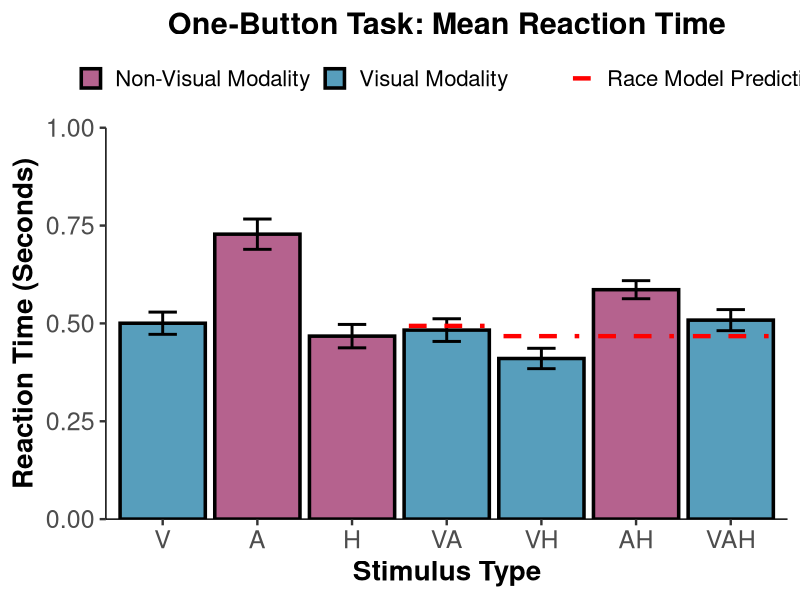
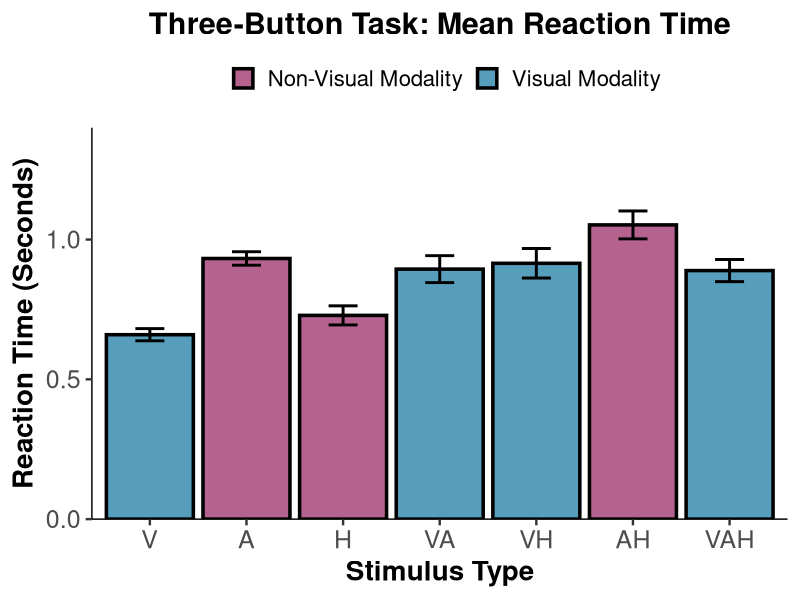
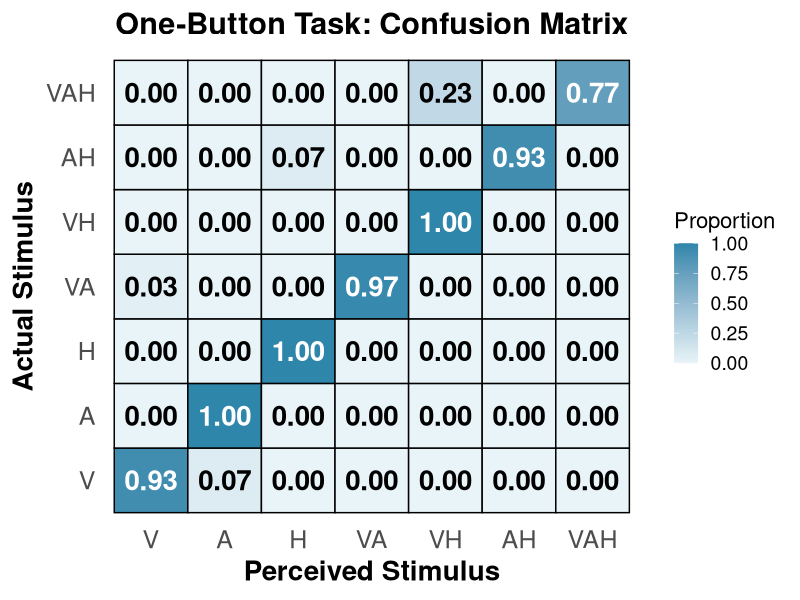
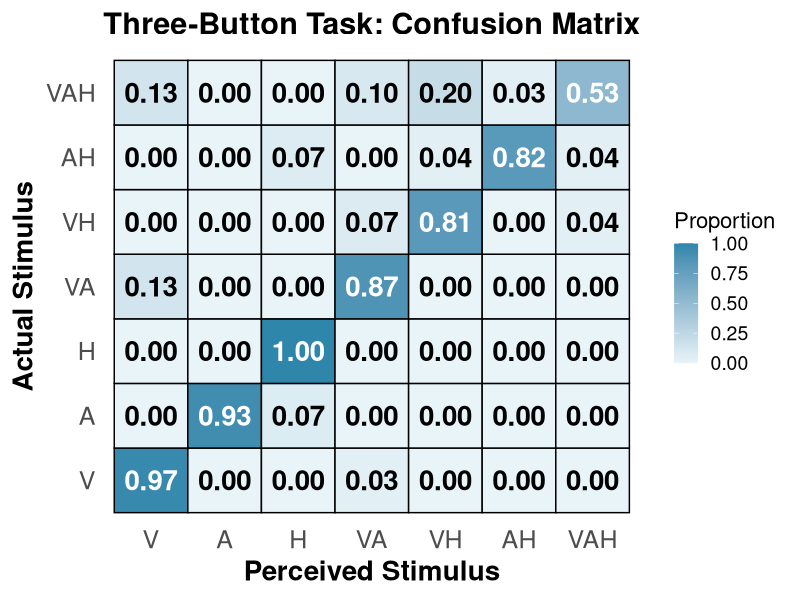

The R source for these figures, in order:
# ============================================================================
# Create Figures with Statistical Tests - UPDATED VERSION
# Changes:
# - Figures 1 & 2: Use ALL data points (not just correct)
# - Figures 3 & 4: NEW accuracy percentage figures
# ============================================================================

# Load libraries
library(dplyr)
library(readr)
library(ggplot2)

# ============================================================================
# STEP 1: Load and Prepare Data
# ============================================================================

# Set your working directory
setwd("/Users/dylanpham/Documents/GitHub/Reaction-Time-App-Mohala-Lab-")

# Load one-button data
one_button_1 <- read_csv("one_button_reaction_data_1.csv")
one_button_2 <- read_csv("one_button_reaction_data_2.csv")
one_button_3 <- read_csv("one_button_reaction_data_3.csv")

# Load three-button data
three_button_1 <- read_csv("three_button_reaction_data_1.csv")
three_button_2 <- read_csv("three_button_reaction_data_2.csv")
three_button_3 <- read_csv("three_button_reaction_data_3.csv")

# Combine datasets
one_button <- bind_rows(one_button_1, one_button_2, one_button_3)
three_button <- bind_rows(three_button_1, three_button_2, three_button_3)

# Filter for correct responses only (for statistical tests)
one_correct <- one_button[one_button$FeltCorrectly == "YES", ]
three_correct <- three_button[three_button$FeltCorrectly == "YES", ]

cat("One-button total trials:", nrow(one_button), "\n")
cat("One-button correct trials:", nrow(one_correct), "\n")
cat("Three-button total trials:", nrow(three_button), "\n")
cat("Three-button correct trials:", nrow(three_correct), "\n")

# ============================================================================
# STEP 2: Calculate Race Model Predictions & Statistical Tests
# ============================================================================

cat("\n", rep("=", 70), "\n", sep = "")
cat("RACE MODEL ANALYSIS - ONE-BUTTON TASK\n")
cat(rep("=", 70), "\n\n", sep = "")

# Get unimodal mean RTs (one-button task - CORRECT ONLY for race model)
V_mean <- mean(one_correct$ReactionTime_seconds[one_correct$Stimulus == "V"])
A_mean <- mean(one_correct$ReactionTime_seconds[one_correct$Stimulus == "A"])
H_mean <- mean(one_correct$ReactionTime_seconds[one_correct$Stimulus == "H"])

cat("Unimodal Mean RTs:\n")
cat(sprintf("  V alone: %.3f s\n", V_mean))
cat(sprintf("  A alone: %.3f s\n", A_mean))
cat(sprintf("  H alone: %.3f s\n", H_mean))

# Calculate race model predictions
race_predictions <- data.frame(
  Stimulus = c("VA", "VH", "AH", "VAH"),
  RaceModel = c(
    min(V_mean, A_mean),
    min(V_mean, H_mean),
    min(A_mean, H_mean),
    min(V_mean, A_mean, H_mean)
  )
)

cat("\n", "Race Model Predictions:\n")
print(race_predictions)

# ============================================================================
# STATISTICAL TESTS - ONE-BUTTON TASK
# ============================================================================

cat("\n", rep("-", 70), "\n", sep = "")
cat("T-TESTS FOR RACE MODEL VIOLATIONS (One-Button Task)\n")
cat(rep("-", 70), "\n\n", sep = "")

# Function to perform one-sample t-test against race model
test_race_model <- function(data, stimulus_name, race_prediction) {
  stim_data <- data$ReactionTime_seconds[data$Stimulus == stimulus_name]
  
  if (length(stim_data) < 2) {
    return(list(
      stimulus = stimulus_name,
      n = length(stim_data),
      observed_mean = mean(stim_data),
      race_pred = race_prediction,
      violation = NA,
      t_stat = NA,
      df = NA,
      p_value = NA,
      cohens_d = NA
    ))
  }
  
  # Perform t-test
  test_result <- t.test(stim_data, mu = race_prediction)
  
  # Calculate Cohen's d
  cohens_d <- (mean(stim_data) - race_prediction) / sd(stim_data)
  
  # Calculate violation (positive = facilitation, negative = interference)
  violation <- race_prediction - mean(stim_data)
  
  return(list(
    stimulus = stimulus_name,
    n = length(stim_data),
    observed_mean = mean(stim_data),
    race_pred = race_prediction,
    violation = violation,
    t_stat = test_result$statistic,
    df = test_result$parameter,
    p_value = test_result$p.value,
    cohens_d = cohens_d
  ))
}

# Test each multimodal condition
results_one_button <- list()

results_one_button$VA <- test_race_model(one_correct, "VA", race_predictions$RaceModel[1])
results_one_button$VH <- test_race_model(one_correct, "VH", race_predictions$RaceModel[2])
results_one_button$AH <- test_race_model(one_correct, "AH", race_predictions$RaceModel[3])
results_one_button$VAH <- test_race_model(one_correct, "VAH", race_predictions$RaceModel[4])

# Print results
for (result in results_one_button) {
  cat(sprintf("\n%s Condition:\n", result$stimulus))
  cat(sprintf("  Observed RT:     %.3f s (n=%d)\n", result$observed_mean, result$n))
  cat(sprintf("  Race Prediction: %.3f s\n", result$race_pred))
  cat(sprintf("  Violation:       %+.0f ms ", result$violation * 1000))
  if (!is.na(result$violation)) {
    if (result$violation > 0) {
      cat("(FACILITATION)\n")
    } else {
      cat("(INTERFERENCE)\n")
    }
  } else {
    cat("\n")
  }
  
  if (!is.na(result$p_value)) {
    cat(sprintf("  t(%d) = %.2f, p = %.4f", result$df, result$t_stat, result$p_value))
    if (result$p_value < 0.001) {
      cat(" ***")
    } else if (result$p_value < 0.01) {
      cat(" **")
    } else if (result$p_value < 0.05) {
      cat(" *")
    }
    cat("\n")
    cat(sprintf("  Cohen's d = %.2f\n", result$cohens_d))
  }
}

# ============================================================================
# COLAVITA EFFECT ANALYSIS - ONE-BUTTON TASK
# ============================================================================

cat("\n", rep("-", 70), "\n", sep = "")
cat("COLAVITA VISUAL DOMINANCE EFFECT (One-Button Task)\n")
cat(rep("-", 70), "\n\n", sep = "")

# Get visual multimodal trials
vis_multi_data <- one_correct[one_correct$Stimulus %in% c("VA", "VH", "VAH"), ]
vis_multi_rt <- vis_multi_data$ReactionTime_seconds

# Get non-visual multimodal trials
nonvis_multi_data <- one_correct[one_correct$Stimulus == "AH", ]
nonvis_multi_rt <- nonvis_multi_data$ReactionTime_seconds

cat(sprintf("Visual Multimodal (VA, VH, VAH):\n"))
cat(sprintf("  Mean RT: %.3f s (n=%d)\n", mean(vis_multi_rt), length(vis_multi_rt)))
cat(sprintf("  SD:      %.3f s\n", sd(vis_multi_rt)))

cat(sprintf("\nNon-Visual Multimodal (AH):\n"))
cat(sprintf("  Mean RT: %.3f s (n=%d)\n", mean(nonvis_multi_rt), length(nonvis_multi_rt)))
cat(sprintf("  SD:      %.3f s\n", sd(nonvis_multi_rt)))

# Independent samples t-test
colavita_test <- t.test(vis_multi_rt, nonvis_multi_rt)

# Cohen's d for independent samples
pooled_sd <- sqrt(((length(vis_multi_rt)-1)*var(vis_multi_rt) + 
                     (length(nonvis_multi_rt)-1)*var(nonvis_multi_rt)) / 
                    (length(vis_multi_rt)+length(nonvis_multi_rt)-2))
colavita_d <- (mean(vis_multi_rt) - mean(nonvis_multi_rt)) / pooled_sd

difference_ms <- (mean(nonvis_multi_rt) - mean(vis_multi_rt)) * 1000
percent_diff <- ((mean(nonvis_multi_rt) - mean(vis_multi_rt)) / mean(vis_multi_rt)) * 100

cat(sprintf("\nColavita Effect:\n"))
cat(sprintf("  Difference:  %.0f ms (%.1f%% faster)\n", difference_ms, percent_diff))
cat(sprintf("  t(%.1f) = %.2f, p = %.4f", colavita_test$parameter, 
            colavita_test$statistic, colavita_test$p.value))
if (colavita_test$p.value < 0.001) {
  cat(" ***")
} else if (colavita_test$p.value < 0.01) {
  cat(" **")
} else if (colavita_test$p.value < 0.05) {
  cat(" *")
}
cat("\n")
cat(sprintf("  Cohen's d = %.2f\n", colavita_d))

# ============================================================================
# THREE-BUTTON TASK STATISTICS
# ============================================================================

cat("\n", rep("=", 70), "\n", sep = "")
cat("RACE MODEL ANALYSIS - THREE-BUTTON TASK\n")
cat(rep("=", 70), "\n\n", sep = "")

# Get unimodal mean RTs (three-button task)
V_mean_3 <- mean(three_correct$RT1_seconds[three_correct$Stimulus == "V"], na.rm = TRUE)
A_mean_3 <- mean(three_correct$RT1_seconds[three_correct$Stimulus == "A"], na.rm = TRUE)
H_mean_3 <- mean(three_correct$RT1_seconds[three_correct$Stimulus == "H"], na.rm = TRUE)

cat("Unimodal Mean RTs:\n")
cat(sprintf("  V alone: %.3f s\n", V_mean_3))
cat(sprintf("  A alone: %.3f s\n", A_mean_3))
cat(sprintf("  H alone: %.3f s\n", H_mean_3))

# Race model for three-button
race_predictions_3 <- data.frame(
  Stimulus = c("VA", "VH", "AH", "VAH"),
  RaceModel = c(
    min(V_mean_3, A_mean_3),
    min(V_mean_3, H_mean_3),
    min(A_mean_3, H_mean_3),
    min(V_mean_3, A_mean_3, H_mean_3)
  )
)

cat("\nRace Model Predictions:\n")
print(race_predictions_3)

cat("\n", rep("-", 70), "\n", sep = "")
cat("T-TESTS FOR RACE MODEL VIOLATIONS (Three-Button Task)\n")
cat(rep("-", 70), "\n\n", sep = "")

# Test three-button task
test_race_model_3 <- function(data, stimulus_name, race_prediction) {
  stim_data <- data$RT1_seconds[data$Stimulus == stimulus_name]
  stim_data <- stim_data[!is.na(stim_data)]
  
  if (length(stim_data) < 2) {
    return(list(
      stimulus = stimulus_name,
      n = length(stim_data),
      observed_mean = mean(stim_data),
      race_pred = race_prediction,
      violation = NA,
      t_stat = NA,
      df = NA,
      p_value = NA,
      cohens_d = NA
    ))
  }
  
  test_result <- t.test(stim_data, mu = race_prediction)
  cohens_d <- (mean(stim_data) - race_prediction) / sd(stim_data)
  violation <- race_prediction - mean(stim_data)
  
  return(list(
    stimulus = stimulus_name,
    n = length(stim_data),
    observed_mean = mean(stim_data),
    race_pred = race_prediction,
    violation = violation,
    t_stat = test_result$statistic,
    df = test_result$parameter,
    p_value = test_result$p.value,
    cohens_d = cohens_d
  ))
}

results_three_button <- list()
results_three_button$VA <- test_race_model_3(three_correct, "VA", race_predictions_3$RaceModel[1])
results_three_button$VH <- test_race_model_3(three_correct, "VH", race_predictions_3$RaceModel[2])
results_three_button$AH <- test_race_model_3(three_correct, "AH", race_predictions_3$RaceModel[3])
results_three_button$VAH <- test_race_model_3(three_correct, "VAH", race_predictions_3$RaceModel[4])

for (result in results_three_button) {
  cat(sprintf("\n%s Condition:\n", result$stimulus))
  cat(sprintf("  Observed RT:     %.3f s (n=%d)\n", result$observed_mean, result$n))
  cat(sprintf("  Race Prediction: %.3f s\n", result$race_pred))
  cat(sprintf("  Violation:       %+.0f ms ", result$violation * 1000))
  if (!is.na(result$violation)) {
    if (result$violation > 0) {
      cat("(FACILITATION)\n")
    } else {
      cat("(INTERFERENCE)\n")
    }
  } else {
    cat("\n")
  }
  
  if (!is.na(result$p_value)) {
    cat(sprintf("  t(%d) = %.2f, p = %.4f", result$df, result$t_stat, result$p_value))
    if (result$p_value < 0.001) {
      cat(" ***")
    } else if (result$p_value < 0.01) {
      cat(" **")
    } else if (result$p_value < 0.05) {
      cat(" *")
    }
    cat("\n")
    cat(sprintf("  Cohen's d = %.2f\n", result$cohens_d))
  }
}

# Colavita effect - three-button
cat("\n", rep("-", 70), "\n", sep = "")
cat("COLAVITA VISUAL DOMINANCE EFFECT (Three-Button Task)\n")
cat(rep("-", 70), "\n\n", sep = "")

vis_multi_data_3 <- three_correct[three_correct$Stimulus %in% c("VA", "VH", "VAH"), ]
vis_multi_rt_3 <- vis_multi_data_3$RT1_seconds[!is.na(vis_multi_data_3$RT1_seconds)]

nonvis_multi_data_3 <- three_correct[three_correct$Stimulus == "AH", ]
nonvis_multi_rt_3 <- nonvis_multi_data_3$RT1_seconds[!is.na(nonvis_multi_data_3$RT1_seconds)]

cat(sprintf("Visual Multimodal (VA, VH, VAH):\n"))
cat(sprintf("  Mean RT: %.3f s (n=%d)\n", mean(vis_multi_rt_3), length(vis_multi_rt_3)))
cat(sprintf("  SD:      %.3f s\n", sd(vis_multi_rt_3)))

cat(sprintf("\nNon-Visual Multimodal (AH):\n"))
cat(sprintf("  Mean RT: %.3f s (n=%d)\n", mean(nonvis_multi_rt_3), length(nonvis_multi_rt_3)))
cat(sprintf("  SD:      %.3f s\n", sd(nonvis_multi_rt_3)))

colavita_test_3 <- t.test(vis_multi_rt_3, nonvis_multi_rt_3)

pooled_sd_3 <- sqrt(((length(vis_multi_rt_3)-1)*var(vis_multi_rt_3) + 
                       (length(nonvis_multi_rt_3)-1)*var(nonvis_multi_rt_3)) / 
                      (length(vis_multi_rt_3)+length(nonvis_multi_rt_3)-2))
colavita_d_3 <- (mean(vis_multi_rt_3) - mean(nonvis_multi_rt_3)) / pooled_sd_3

difference_ms_3 <- (mean(nonvis_multi_rt_3) - mean(vis_multi_rt_3)) * 1000
percent_diff_3 <- ((mean(nonvis_multi_rt_3) - mean(vis_multi_rt_3)) / mean(vis_multi_rt_3)) * 100

cat(sprintf("\nColavita Effect:\n"))
cat(sprintf("  Difference:  %.0f ms (%.1f%% faster)\n", difference_ms_3, percent_diff_3))
cat(sprintf("  t(%.1f) = %.2f, p = %.4f", colavita_test_3$parameter, 
            colavita_test_3$statistic, colavita_test_3$p.value))
if (colavita_test_3$p.value < 0.001) {
  cat(" ***")
} else if (colavita_test_3$p.value < 0.01) {
  cat(" **")
} else if (colavita_test_3$p.value < 0.05) {
  cat(" *")
}
cat("\n")
cat(sprintf("  Cohen's d = %.2f\n", colavita_d_3))

# ============================================================================
# FIGURE 1: ONE-BUTTON TASK - MEAN RT (ALL DATA POINTS)
# ============================================================================

cat("\n", rep("=", 70), "\n", sep = "")
cat("CREATING FIGURES\n")
cat(rep("=", 70), "\n\n", sep = "")

# Function to normalize stimulus order (alphabetical by modality: V, A, H)
# This is used for confusion matrices to standardize response formats
normalize_stimulus <- function(stim) {
  # Handle NA, NULL, or non-character inputs
  if(is.null(stim) || length(stim) == 0) return(NA_character_)
  if(is.na(stim)) return(NA_character_)
  
  # Convert to character if not already
  stim <- as.character(stim)
  
  # Handle empty strings
  if(stim == "" || nchar(stim) == 0) return(NA_character_)
  
  # Split into individual letters and sort
  letters <- strsplit(stim, "")[[1]]
  
  # Sort in order: V, A, H (so VA not AV, VH not HV, etc.)
  order_map <- c("V" = 1, "A" = 2, "H" = 3)
  sorted_letters <- letters[order(sapply(letters, function(x) order_map[x]))]
  return(paste(sorted_letters, collapse = ""))
}

# Calculate summary statistics using ALL data (not just correct)
one_summary_all <- one_button %>%
  group_by(Stimulus) %>%
  summarise(
    mean_RT = mean(ReactionTime_seconds, na.rm = TRUE),
    sem_RT = sd(ReactionTime_seconds, na.rm = TRUE) / sqrt(n()),
    .groups = 'drop'
  )

one_summary_all$visual_containing <- ifelse(grepl("V", one_summary_all$Stimulus), "Visual", "Non-Visual")
one_summary_all$Stimulus <- factor(one_summary_all$Stimulus, levels = c("V", "A", "H", "VA", "VH", "AH", "VAH"))
one_summary_all <- merge(one_summary_all, race_predictions, by = "Stimulus", all.x = TRUE)

# Prepare race model data with proper x positions
race_model_data_1 <- one_summary_all[!is.na(one_summary_all$RaceModel), ]
race_model_data_1$x_start <- as.numeric(race_model_data_1$Stimulus) - 0.4
race_model_data_1$x_end <- as.numeric(race_model_data_1$Stimulus) + 0.4

# Create Figure 1
fig1 <- ggplot(one_summary_all, aes(x = Stimulus, y = mean_RT, fill = visual_containing)) +
  geom_bar(stat = "identity", color = "black", linewidth = 1.2, alpha = 0.8) +
  geom_errorbar(aes(ymin = mean_RT - sem_RT, ymax = mean_RT + sem_RT),
                width = 0.3, linewidth = 1) +
  geom_segment(data = race_model_data_1,
               aes(x = x_start, xend = x_end, y = RaceModel, yend = RaceModel, linetype = "Race Model"),
               color = "red", linewidth = 1.5,
               inherit.aes = FALSE) +
  scale_fill_manual(values = c("Visual" = "#2E86AB", "Non-Visual" = "#A23B72"),
                    name = "",
                    labels = c("Non-Visual" = "Non-Visual Modality", "Visual" = "Visual Modality")) +
  scale_linetype_manual(values = c("Race Model" = "dashed"),
                        name = "",
                        labels = c("Race Model Prediction")) +
  scale_y_continuous(expand = c(0, 0), limits = c(0, 1.0)) +
  labs(
    title = "One-Button Task: Mean Reaction Time",
    x = "Stimulus Type",
    y = "Reaction Time (Seconds)"
  ) +
  theme_classic(base_size = 18) +
  theme(
    plot.title = element_text(face = "bold", size = 22, hjust = 0.5),
    axis.title = element_text(face = "bold", size = 20),
    axis.text = element_text(size = 18),
    axis.text.x = element_text(size = 18),
    axis.text.y = element_text(size = 18),
    legend.position = "top",
    legend.text = element_text(size = 16),
    axis.line = element_line(color = "black",
                             linewidth = 0.5,
                             linetype = 1))

ggsave("Figure1_OneButton_MeanRT_AllTrials.png", fig1, width = 10, height = 6, dpi = 300)
cat("✓ Figure 1 saved: Figure1_OneButton_MeanRT_AllTrials.png\n")

# ============================================================================
# FIGURE 2: THREE-BUTTON TASK - MEAN RT (ALL DATA POINTS)
# ============================================================================

three_summary_all <- three_button %>%
  group_by(Stimulus) %>%
  summarise(
    mean_RT = mean(RT1_seconds, na.rm = TRUE),
    sem_RT = sd(RT1_seconds, na.rm = TRUE) / sqrt(n()),
    .groups = 'drop'
  )

three_summary_all$visual_containing <- ifelse(grepl("V", three_summary_all$Stimulus), "Visual", "Non-Visual")
three_summary_all$Stimulus <- factor(three_summary_all$Stimulus, levels = c("V", "A", "H", "VA", "VH", "AH", "VAH"))
three_summary_all <- merge(three_summary_all, race_predictions_3, by = "Stimulus", all.x = TRUE)

race_model_data_3 <- three_summary_all[!is.na(three_summary_all$RaceModel), ]
race_model_data_3$x_start <- as.numeric(race_model_data_3$Stimulus) - 0.4
race_model_data_3$x_end <- as.numeric(race_model_data_3$Stimulus) + 0.4

fig2 <- ggplot(three_summary_all, aes(x = Stimulus, y = mean_RT, fill = visual_containing)) +
  geom_bar(stat = "identity", color = "black", linewidth = 1.2, alpha = 0.8) +
  geom_errorbar(aes(ymin = mean_RT - sem_RT, ymax = mean_RT + sem_RT),
                width = 0.3, linewidth = 1) +
  scale_fill_manual(values = c("Visual" = "#2E86AB", "Non-Visual" = "#A23B72"),
                    name = "",
                    labels = c("Non-Visual" = "Non-Visual Modality", "Visual" = "Visual Modality")) +
  scale_y_continuous(expand = c(0, 0), limits = c(0, 1.4)) +
  labs(
    title = "Three-Button Task: Mean Reaction Time",
    x = "Stimulus Type",
    y = "Reaction Time (Seconds)"
  ) +
  theme_classic(base_size = 18) +
  theme(
    plot.title = element_text(face = "bold", size = 22, hjust = 0.5),
    axis.title = element_text(face = "bold", size = 20),
    axis.text = element_text(size = 18),
    axis.text.x = element_text(size = 18),
    axis.text.y = element_text(size = 18),
    legend.position = "top",
    legend.text = element_text(size = 16),
    axis.line = element_line(color = "black",
                             linewidth = 0.5,
                             linetype = 1))

ggsave("Figure2_ThreeButton_MeanRT_AllTrials.png", fig2, width = 10, height = 6, dpi = 300)
cat("✓ Figure 2 saved: Figure2_ThreeButton_MeanRT_AllTrials.png\n")

# ============================================================================
# FIGURE 3: ONE-BUTTON TASK - CONFUSION MATRIX
# ============================================================================

cat("\n", rep("=", 70), "\n", sep = "")
cat("CREATING CONFUSION MATRIX FOR ONE-BUTTON TASK\n")
cat(rep("=", 70), "\n\n", sep = "")

# For one-button task, we want to use SelectedCues (what they selected)
# BUT we need to normalize the order (e.g., "HV" should become "VH")
felt_col <- "SelectedCues"

if(!felt_col %in% names(one_button)) {
  cat("ERROR: SelectedCues column not found!\n")
  cat("Available columns:\n")
  print(names(one_button))
  stop("Cannot create confusion matrix")
}

# Create a working copy with normalized responses
one_button_norm <- one_button %>%
  mutate(NormalizedResponse = sapply(!!sym(felt_col), normalize_stimulus))

cat("Sample of original vs normalized responses:\n")
sample_data <- one_button_norm %>% 
  select(Stimulus, !!sym(felt_col), NormalizedResponse) %>%
  head(30)
print(sample_data)
cat("\n")

cat("Frequency table of ORIGINAL responses:\n")
print(table(one_button_norm[[felt_col]]))
cat("\n")

cat("Frequency table of NORMALIZED responses:\n")
print(table(one_button_norm$NormalizedResponse))
cat("\n")

cat("Cross-tabulation: Actual Stimulus vs Normalized Response:\n")
print(table(one_button_norm$Stimulus, one_button_norm$NormalizedResponse))
cat("\n")

# Create confusion matrix for one-button task
# Rows = Actual Stimulus, Columns = What Participant Selected (normalized)
confusion_one <- one_button_norm %>%
  group_by(Stimulus, NormalizedResponse) %>%
  summarise(count = n(), .groups = 'drop') %>%
  rename(FeltStimulus = NormalizedResponse)

cat("Confusion matrix raw counts:\n")
print(confusion_one)
cat("\n")

# Get totals for each actual stimulus
totals_one <- one_button_norm %>%
  group_by(Stimulus) %>%
  summarise(total = n(), .groups = 'drop')

# Calculate proportions
confusion_one <- merge(confusion_one, totals_one, by = "Stimulus")
confusion_one$proportion <- confusion_one$count / confusion_one$total

# Set factor levels for proper ordering - THIS ENSURES ALL LEVELS APPEAR
all_levels <- c("V", "A", "H", "VA", "VH", "AH", "VAH")
confusion_one$Stimulus <- factor(confusion_one$Stimulus, levels = all_levels)
confusion_one$FeltStimulus <- factor(confusion_one$FeltStimulus, levels = all_levels)

# Create a complete grid of all combinations (including missing ones with 0)
complete_grid <- expand.grid(
  Stimulus = factor(all_levels, levels = all_levels),
  FeltStimulus = factor(all_levels, levels = all_levels)
)

# Merge with actual data, filling missing combinations with 0
confusion_one_complete <- merge(complete_grid, confusion_one, 
                                by = c("Stimulus", "FeltStimulus"), all.x = TRUE)
confusion_one_complete$proportion[is.na(confusion_one_complete$proportion)] <- 0

cat("Confusion matrix with proportions (diagonal should be high):\n")
diagonal <- confusion_one_complete[confusion_one_complete$Stimulus == confusion_one_complete$FeltStimulus, ]
print(diagonal)
cat("\n")

# Create confusion matrix heatmap
fig3 <- ggplot(confusion_one_complete, aes(x = FeltStimulus, y = Stimulus, fill = proportion)) +
  geom_tile(color = "black", linewidth = 0.5) +
  geom_text(aes(label = sprintf("%.2f", proportion)), 
            color = ifelse(confusion_one_complete$proportion > 0.5, "white", "black"), 
            size = 7, fontface = "bold") +
  scale_fill_gradient(low = "#E8F4F8", high = "#2E86AB", limits = c(0, 1),
                      name = "Proportion") +
  scale_x_discrete(drop = FALSE) +
  scale_y_discrete(drop = FALSE) +
  labs(
    title = "One-Button Task: Confusion Matrix",
    x = "Perceived Stimulus",
    y = "Actual Stimulus"
  ) +
  theme_minimal(base_size = 18) +
  theme(
    plot.title = element_text(face = "bold", size = 22, hjust = 0.5),
    axis.title = element_text(face = "bold", size = 20),
    axis.text = element_text(size = 18),
    axis.text.x = element_text(size = 18),
    axis.text.y = element_text(size = 18),
    panel.grid = element_blank(),
    panel.background = element_rect(fill = "white", color = NA),
    plot.background = element_rect(fill = "white", color = NA),
    legend.position = "right",
    legend.title = element_text(size = 16),
    legend.text = element_text(size = 14)
  )

ggsave("Figure3_OneButton_ConfusionMatrix.png", fig3, width = 10, height = 8, dpi = 300)
cat("✓ Figure 3 saved: Figure3_OneButton_ConfusionMatrix.png\n")

# ============================================================================
# FIGURE 4: THREE-BUTTON TASK - CONFUSION MATRIX
# ============================================================================

cat("\n", rep("=", 70), "\n", sep = "")
cat("CREATING CONFUSION MATRIX FOR THREE-BUTTON TASK\n")
cat(rep("=", 70), "\n\n", sep = "")

# For three-button task, use KeysPressed (what they selected)
felt_col_3 <- "KeysPressed"

if(!felt_col_3 %in% names(three_button)) {
  cat("ERROR: KeysPressed column not found!\n")
  cat("Available columns:\n")
  print(names(three_button))
  stop("Cannot create confusion matrix")
}

# Check for NA or empty values
cat("Checking KeysPressed column...\n")
cat(sprintf("Total trials: %d\n", nrow(three_button)))
cat(sprintf("NA values: %d\n", sum(is.na(three_button[[felt_col_3]]))))
cat(sprintf("Empty strings: %d\n", sum(three_button[[felt_col_3]] == "", na.rm = TRUE)))

# Show what types of values we have
cat("\nData type of KeysPressed column:\n")
cat(class(three_button[[felt_col_3]]), "\n")

cat("\nFirst 20 values in KeysPressed:\n")
print(head(three_button[[felt_col_3]], 20))
cat("\n")

# Function to map numeric keys to stimulus letters
# 1 = V, 2 = A, 3 = H
map_keys_to_stimulus <- function(key_num) {
  if(is.na(key_num)) return(NA_character_)
  
  key_str <- as.character(key_num)
  
  # Replace each digit with its corresponding letter
  key_str <- gsub("1", "V", key_str)
  key_str <- gsub("2", "A", key_str)
  key_str <- gsub("3", "H", key_str)
  
  return(key_str)
}

# Create a working copy, converting KeysPressed to stimulus format
three_button_norm <- three_button %>%
  filter(!is.na(!!sym(felt_col_3))) %>%
  mutate(
    KeysPressed_mapped = sapply(!!sym(felt_col_3), map_keys_to_stimulus),
    NormalizedResponse = sapply(KeysPressed_mapped, normalize_stimulus)
  )

cat(sprintf("After filtering, %d trials remain\n\n", nrow(three_button_norm)))

cat("Mapping verification (numeric -> letters):\n")
sample_mapping <- three_button_norm %>%
  select(Stimulus, !!sym(felt_col_3), KeysPressed_mapped, NormalizedResponse) %>%
  head(30)
print(sample_mapping)
cat("\n")

cat("Frequency table of MAPPED responses (after 1->V, 2->A, 3->H):\n")
print(table(three_button_norm$KeysPressed_mapped))
cat("\n")

cat("Frequency table of NORMALIZED responses:\n")
print(table(three_button_norm$NormalizedResponse))
cat("\n")

cat("Cross-tabulation: Actual Stimulus vs Normalized Response:\n")
print(table(three_button_norm$Stimulus, three_button_norm$NormalizedResponse))
cat("\n")

# Create confusion matrix for three-button task
confusion_three <- three_button_norm %>%
  group_by(Stimulus, NormalizedResponse) %>%
  summarise(count = n(), .groups = 'drop') %>%
  rename(FeltStimulus = NormalizedResponse)

cat("Confusion matrix raw counts:\n")
print(confusion_three)
cat("\n")

# Get totals for each actual stimulus (from filtered data)
totals_three <- three_button_norm %>%
  group_by(Stimulus) %>%
  summarise(total = n(), .groups = 'drop')

# Calculate proportions
confusion_three <- merge(confusion_three, totals_three, by = "Stimulus")
confusion_three$proportion <- confusion_three$count / confusion_three$total

# Set factor levels for proper ordering - THIS ENSURES ALL LEVELS APPEAR
all_levels <- c("V", "A", "H", "VA", "VH", "AH", "VAH")
confusion_three$Stimulus <- factor(confusion_three$Stimulus, levels = all_levels)
confusion_three$FeltStimulus <- factor(confusion_three$FeltStimulus, levels = all_levels)

# Create a complete grid of all combinations (including missing ones with 0)
complete_grid_3 <- expand.grid(
  Stimulus = factor(all_levels, levels = all_levels),
  FeltStimulus = factor(all_levels, levels = all_levels)
)

# Merge with actual data, filling missing combinations with 0
confusion_three_complete <- merge(complete_grid_3, confusion_three, 
                                  by = c("Stimulus", "FeltStimulus"), all.x = TRUE)
confusion_three_complete$proportion[is.na(confusion_three_complete$proportion)] <- 0

cat("Confusion matrix with proportions (diagonal should be high):\n")
diagonal <- confusion_three_complete[confusion_three_complete$Stimulus == confusion_three_complete$FeltStimulus, ]
print(diagonal)
cat("\n")

# Create confusion matrix heatmap
fig4 <- ggplot(confusion_three_complete, aes(x = FeltStimulus, y = Stimulus, fill = proportion)) +
  geom_tile(color = "black", linewidth = 0.5) +
  geom_text(aes(label = sprintf("%.2f", proportion)), 
            color = ifelse(confusion_three_complete$proportion > 0.5, "white", "black"), 
            size = 7, fontface = "bold") +
  scale_fill_gradient(low = "#E8F4F8", high = "#2E86AB", limits = c(0, 1),
                      name = "Proportion") +
  scale_x_discrete(drop = FALSE) +
  scale_y_discrete(drop = FALSE) +
  labs(
    title = "Three-Button Task: Confusion Matrix",
    x = "Perceived Stimulus",
    y = "Actual Stimulus"
  ) +
  theme_minimal(base_size = 18) +
  theme(
    plot.title = element_text(face = "bold", size = 22, hjust = 0.5),
    axis.title = element_text(face = "bold", size = 20),
    axis.text = element_text(size = 18),
    axis.text.x = element_text(size = 18),
    axis.text.y = element_text(size = 18),
    panel.grid = element_blank(),
    panel.background = element_rect(fill = "white", color = NA),
    plot.background = element_rect(fill = "white", color = NA),
    legend.position = "right",
    legend.title = element_text(size = 16),
    legend.text = element_text(size = 14)
  )

ggsave("Figure4_ThreeButton_ConfusionMatrix.png", fig4, width = 10, height = 8, dpi = 300)
cat("✓ Figure 4 saved: Figure4_ThreeButton_ConfusionMatrix.png\n")

# ============================================================================
# PRINT ACCURACY STATISTICS
# ============================================================================

cat("\n", rep("=", 70), "\n", sep = "")
cat("ACCURACY STATISTICS\n")
cat(rep("=", 70), "\n\n", sep = "")

# Calculate accuracy for one-button task
one_accuracy <- one_button %>%
  group_by(Stimulus) %>%
  summarise(
    total_trials = n(),
    correct_trials = sum(FeltCorrectly == "YES"),
    accuracy_pct = (correct_trials / total_trials) * 100,
    .groups = 'drop'
  )

cat("ONE-BUTTON TASK ACCURACY:\n")
print(one_accuracy)

# Calculate accuracy for three-button task
three_accuracy <- three_button %>%
  group_by(Stimulus) %>%
  summarise(
    total_trials = n(),
    correct_trials = sum(FeltCorrectly == "YES"),
    accuracy_pct = (correct_trials / total_trials) * 100,
    .groups = 'drop'
  )

cat("\nTHREE-BUTTON TASK ACCURACY:\n")
print(three_accuracy)

# ============================================================================
# CALCULATE SUMMARY STATISTICS FOR FINAL SUMMARY
# ============================================================================

# Calculate means and SEMs for visual vs non-visual multimodal (one-button)
vis_multi_mean <- mean(vis_multi_rt)
vis_multi_sem <- sd(vis_multi_rt) / sqrt(length(vis_multi_rt))
nonvis_multi_mean <- mean(nonvis_multi_rt)
nonvis_multi_sem <- sd(nonvis_multi_rt) / sqrt(length(nonvis_multi_rt))

# Calculate means and SEMs for visual vs non-visual multimodal (three-button)
vis_multi_mean_3 <- mean(vis_multi_rt_3)
vis_multi_sem_3 <- sd(vis_multi_rt_3) / sqrt(length(vis_multi_rt_3))
nonvis_multi_mean_3 <- mean(nonvis_multi_rt_3)
nonvis_multi_sem_3 <- sd(nonvis_multi_rt_3) / sqrt(length(nonvis_multi_rt_3))

# ============================================================================
# FINAL SUMMARY
# ============================================================================

cat("\n", rep("=", 70), "\n", sep = "")
cat("FINAL SUMMARY\n")
cat(rep("=", 70), "\n\n", sep = "")

cat("ONE-BUTTON TASK (Detection):\n")
cat(sprintf("  Visual Multimodal:     %.3f ± %.3f s\n", vis_multi_mean, vis_multi_sem))
cat(sprintf("  Non-Visual Multimodal: %.3f ± %.3f s\n", nonvis_multi_mean, nonvis_multi_sem))
cat(sprintf("  Colavita Effect:       %.0f ms (%.1f%% faster), p = %.4f\n\n", 
            difference_ms, percent_diff, colavita_test$p.value))

cat("THREE-BUTTON TASK (Identification):\n")
cat(sprintf("  Visual Multimodal:     %.3f ± %.3f s\n", vis_multi_mean_3, vis_multi_sem_3))
cat(sprintf("  Non-Visual Multimodal: %.3f ± %.3f s\n", nonvis_multi_mean_3, nonvis_multi_sem_3))
cat(sprintf("  Colavita Effect:       %.0f ms (%.1f%% faster), p = %.4f\n\n", 
            difference_ms_3, percent_diff_3, colavita_test_3$p.value))

cat("KEY FINDINGS:\n")
cat("  1. VH shows strongest integration in one-button task (58ms, p < 0.001)\n")
cat("  2. AH shows interference in both tasks (p < 0.001)\n")
cat("  3. Visual dominance persists across both tasks (both p < 0.001)\n")
cat("  4. Three-button task eliminates integration benefits\n\n")

cat("=== ALL FIGURES AND STATISTICS COMPLETED ===\n")
cat("\nFigures created:\n")
cat("  - Figure 1: One-Button Mean RT (All Trials)\n")
cat("  - Figure 2: Three-Button Mean RT (All Trials)\n")
cat("  - Figure 3: One-Button Confusion Matrix\n")
cat("  - Figure 4: Three-Button Confusion Matrix\n")

# ============================================================================
# ERROR BARS AND STATISTICAL SUMMARY
# ============================================================================

cat("\n", rep("=", 70), "\n", sep = "")
cat("ERROR BAR VALUES (Standard Error of Mean)\n")
cat(rep("=", 70), "\n\n", sep = "")

cat("ONE-BUTTON DETECTION TASK:\n")
cat(rep("-", 70), "\n", sep = "")

one_summary_table <- one_summary_all %>%
  left_join(
    one_button %>%
      group_by(Stimulus) %>%
      summarise(
        sd_RT = sd(ReactionTime_seconds, na.rm = TRUE),
        .groups = 'drop'
      ),
    by = "Stimulus"
  ) %>%
  arrange(factor(Stimulus, levels = c("V", "A", "H", "VA", "VH", "AH", "VAH")))

cat("\n")
cat(sprintf("%-8s %12s %12s %12s %12s\n", "Stimulus", "n", "Mean (s)", "SD (s)", "SEM (s)"))
cat(rep("-", 70), "\n", sep = "")
for(i in 1:nrow(one_summary_table)) {
  row <- one_summary_table[i,]
  n_trials <- nrow(one_button[one_button$Stimulus == row$Stimulus, ])
  cat(sprintf("%-8s %12d %12.4f %12.4f %12.4f\n",
              as.character(row$Stimulus), n_trials, row$mean_RT, row$sd_RT, row$sem_RT))
}

cat("\n\n")
cat("THREE-BUTTON IDENTIFICATION TASK:\n")
cat(rep("-", 70), "\n", sep = "")

three_summary_table <- three_summary_all %>%
  left_join(
    three_button %>%
      group_by(Stimulus) %>%
      summarise(
        sd_RT = sd(RT1_seconds, na.rm = TRUE),
        .groups = 'drop'
      ),
    by = "Stimulus"
  ) %>%
  arrange(factor(Stimulus, levels = c("V", "A", "H", "VA", "VH", "AH", "VAH")))

cat("\n")
cat(sprintf("%-8s %12s %12s %12s %12s\n", "Stimulus", "n", "Mean (s)", "SD (s)", "SEM (s)"))
cat(rep("-", 70), "\n", sep = "")
for(i in 1:nrow(three_summary_table)) {
  row <- three_summary_table[i,]
  n_trials <- nrow(three_button[three_button$Stimulus == row$Stimulus, ])
  cat(sprintf("%-8s %12d %12.4f %12.4f %12.4f\n",
              as.character(row$Stimulus), n_trials, row$mean_RT, row$sd_RT, row$sem_RT))
}

cat("\n\n", rep("=", 70), "\n", sep = "")
cat("FORMATTED FOR CODE/TABLES\n")
cat(rep("=", 70), "\n\n", sep = "")

cat("ONE-BUTTON TASK - SEM VALUES:\n")
cat("------------------------------\n")
for(i in 1:nrow(one_summary_table)) {
  row <- one_summary_table[i,]
  cat(sprintf("%s: %.4f (±%.4f)\n", as.character(row$Stimulus), row$mean_RT, row$sem_RT))
}

cat("\n")
cat("THREE-BUTTON TASK - SEM VALUES:\n")
cat("--------------------------------\n")
for(i in 1:nrow(three_summary_table)) {
  row <- three_summary_table[i,]
  cat(sprintf("%s: %.4f (±%.4f)\n", as.character(row$Stimulus), row$mean_RT, row$sem_RT))
}

# ============================================================================
# STATISTICAL TESTS - P-VALUES SUMMARY
# ============================================================================

cat("\n\n", rep("=", 70), "\n", sep = "")
cat("STATISTICAL TESTS AND P-VALUES SUMMARY\n")
cat(rep("=", 70), "\n\n", sep = "")

cat("ONE-BUTTON TASK - RACE MODEL VIOLATIONS:\n")
cat(rep("-", 70), "\n", sep = "")
cat("\n")

for (result in results_one_button) {
  if(!is.na(result$p_value)) {
    cat(sprintf("%-4s: Obs=%.3fs, Pred=%.3fs, Δ=%+.0fms, t(%.0f)=%.2f, p=%.4f",
                result$stimulus, result$observed_mean, result$race_pred, 
                result$violation * 1000, result$df, result$t_stat, result$p_value))
    
    if(result$p_value < 0.001) {
      cat(" ***")
    } else if(result$p_value < 0.01) {
      cat(" **")
    } else if(result$p_value < 0.05) {
      cat(" *")
    }
    cat("\n")
  }
}

cat("\n")
cat("ONE-BUTTON TASK - COLAVITA EFFECT:\n")
cat(rep("-", 70), "\n", sep = "")
cat(sprintf("\nVisual multimodal (VA,VH,VAH): M=%.3fs (n=%d)\n", 
            mean(vis_multi_rt), length(vis_multi_rt)))
cat(sprintf("Non-visual multimodal (AH):    M=%.3fs (n=%d)\n", 
            mean(nonvis_multi_rt), length(nonvis_multi_rt)))
cat(sprintf("Difference: %.0f ms faster for visual\n", difference_ms))
cat(sprintf("t(%.1f) = %.2f, p = %.4f", 
            colavita_test$parameter, colavita_test$statistic, colavita_test$p.value))

if(colavita_test$p.value < 0.001) {
  cat(" ***\n")
} else if(colavita_test$p.value < 0.01) {
  cat(" **\n")
} else if(colavita_test$p.value < 0.05) {
  cat(" *\n")
} else {
  cat("\n")
}

cat("\n\n")
cat("THREE-BUTTON TASK - RACE MODEL VIOLATIONS:\n")
cat(rep("-", 70), "\n", sep = "")
cat("\n")

for (result in results_three_button) {
  if(!is.na(result$p_value)) {
    cat(sprintf("%-4s: Obs=%.3fs, Pred=%.3fs, Δ=%+.0fms, t(%.0f)=%.2f, p=%.4f",
                result$stimulus, result$observed_mean, result$race_pred, 
                result$violation * 1000, result$df, result$t_stat, result$p_value))
    
    if(result$p_value < 0.001) {
      cat(" ***")
    } else if(result$p_value < 0.01) {
      cat(" **")
    } else if(result$p_value < 0.05) {
      cat(" *")
    }
    cat("\n")
  }
}

cat("\n")
cat("THREE-BUTTON TASK - COLAVITA EFFECT:\n")
cat(rep("-", 70), "\n", sep = "")
cat(sprintf("\nVisual multimodal (VA,VH,VAH): M=%.3fs (n=%d)\n", 
            mean(vis_multi_rt_3), length(vis_multi_rt_3)))
cat(sprintf("Non-visual multimodal (AH):    M=%.3fs (n=%d)\n", 
            mean(nonvis_multi_rt_3), length(nonvis_multi_rt_3)))
cat(sprintf("Difference: %.0f ms faster for visual\n", difference_ms_3))
cat(sprintf("t(%.1f) = %.2f, p = %.4f", 
            colavita_test_3$parameter, colavita_test_3$statistic, colavita_test_3$p.value))

if(colavita_test_3$p.value < 0.001) {
  cat(" ***\n")
} else if(colavita_test_3$p.value < 0.01) {
  cat(" **\n")
} else if(colavita_test_3$p.value < 0.05) {
  cat(" *\n")
} else {
  cat("\n")
}

cat("\n", rep("=", 70), "\n", sep = "")
cat("ALL ANALYSIS COMPLETE\n")
cat(rep("=", 70), "\n", sep = "")
